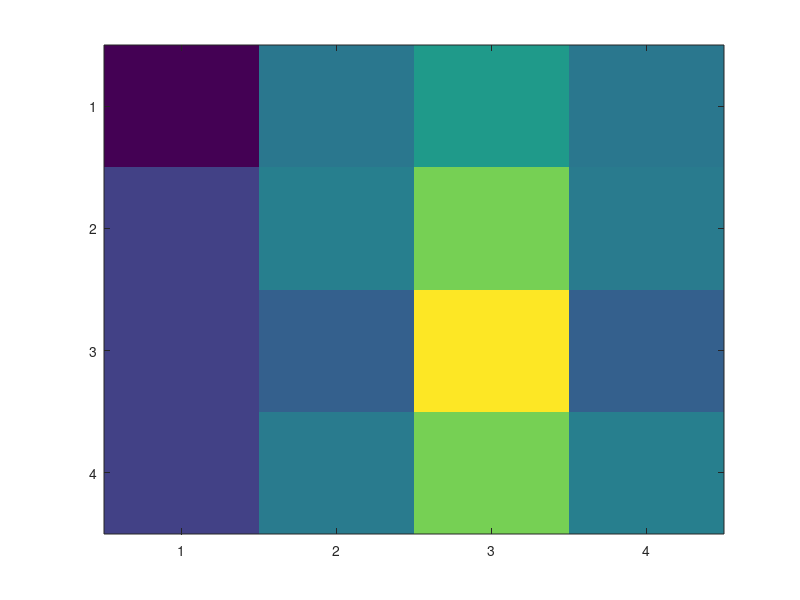

Source code (MATLAB):
clc;
clear all;

f=[255 224 220 255; 120 132 132 124; 0 10 100 56; 230 221 210 201]
[row,col]=size(f);

disp("Non-centred DFT transform");
fft2(f)

for x=1:1:row
    for y=1:1:col
        g(x,y)=f(x,y)*(-1).^(x+y);
    endfor
endfor
disp("Centered DFT Transform");
G=fft2(g)
imagesc(log(1+abs(G)))
